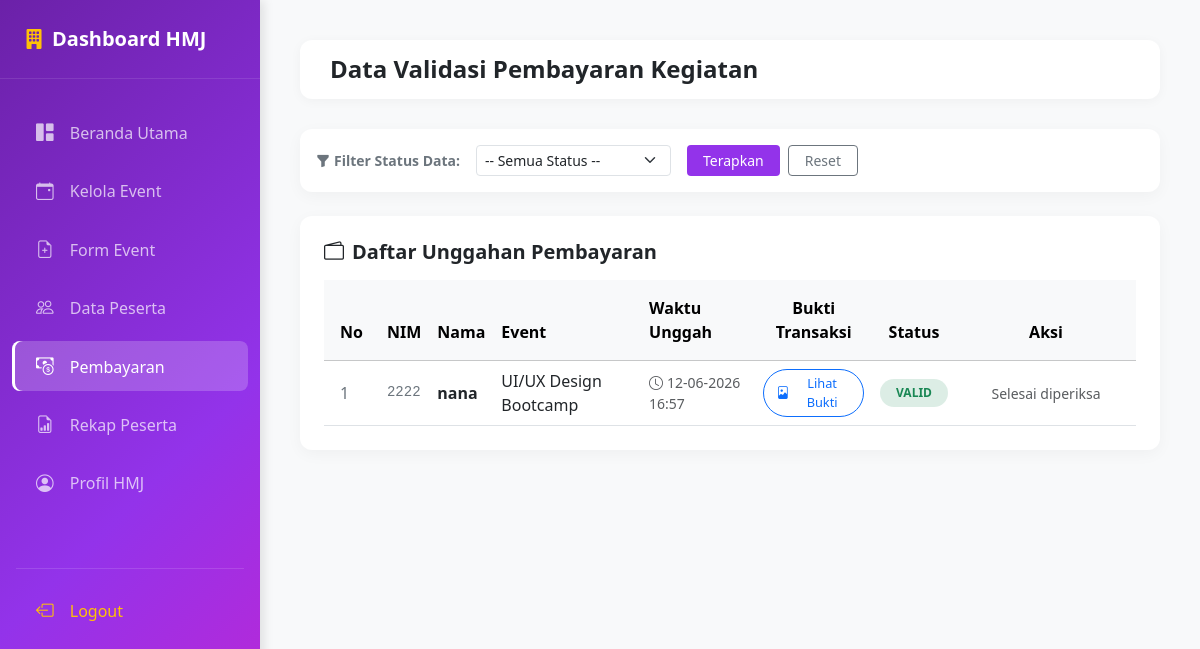
The page /hmj/pembayaran/index.php (signed in) on the database its author committed.
### tables this page shows
CREATE TABLE `pembayaran` (
  `id_pembayaran` int(11) NOT NULL,
  `id_pendaftaran` int(11) NOT NULL,
  `bukti_bayar` varchar(255) DEFAULT NULL,
  `status` enum('Menunggu','Valid','Ditolak') DEFAULT 'Menunggu',
  `tanggal_upload` timestamp NOT NULL DEFAULT current_timestamp()
);

CREATE TABLE `mahasiswa` (
  `nim` varchar(20) NOT NULL,
  `id_user` int(11) NOT NULL,
  `angkatan` year(4) DEFAULT NULL,
  `kelas` varchar(10) DEFAULT NULL,
  `no_hp` varchar(20) DEFAULT NULL
);

CREATE TABLE `users` (
  `id_user` int(11) NOT NULL,
  `nama` varchar(100) NOT NULL,
  `email` varchar(100) NOT NULL,
  `password` varchar(255) DEFAULT NULL,
  `foto` varchar(255) DEFAULT NULL,
  `role` enum('SEMA','HMJ','MAHASISWA') NOT NULL,
  `id_prodi` int(11) DEFAULT NULL
);

CREATE TABLE `event` (
  `id_event` int(11) NOT NULL,
  `id_hmj` int(11) NOT NULL,
  `id_prodi` int(11) DEFAULT NULL,
  `nama_event` varchar(200) NOT NULL,
  `kategori` enum('Lomba','Seminar','Open Recruitment','Workshop','Lainnya') DEFAULT 'Lainnya',
  `deskripsi` text DEFAULT NULL,
  `lokasi` varchar(200) DEFAULT NULL,
  `tanggal_event` date NOT NULL,
  `kuota` int(11) NOT NULL,
  `biaya` decimal(10,2) DEFAULT 0.00,
  `poster` varchar(255) DEFAULT NULL,
  `link_grup` varchar(255) DEFAULT NULL,
  `informasi_peserta` text DEFAULT NULL,
  `status` enum('Process','Disetujui','Ditolak') DEFAULT 'Process'
);

### hmj/pembayaran/index.php (the view, shortened to what this page needs)
<?php
include "../../config/koneksi.php";
$id_hmj = $_SESSION['id_user'];
$where_status  = '';
$query = mysqli_query($conn, "
    SELECT
        pembayaran.id_pembayaran,
        pembayaran.bukti_bayar,
        pembayaran.status,
        pembayaran.tanggal_upload,
        users.nama,
        mahasiswa.nim,
        event.nama_event,
        pendaftaran.id_pendaftaran
    FROM pembayaran
    JOIN pendaftaran
    ON pembayaran.id_pendaftaran = pendaftaran.id_pendaftaran
    JOIN mahasiswa
    ON pendaftaran.nim = mahasiswa.nim
    JOIN users
    ON mahasiswa.id_user = users.id_user
    JOIN event
    ON pendaftaran.id_event = event.id_event
    WHERE event.id_hmj = '$id_hmj'
    $where_status
    ORDER BY pembayaran.tanggal_upload DESC
");
?>
<!DOCTYPE html>
<html lang="id">
<head>
    <link href="https://cdn.jsdelivr.net/npm/bootstrap@5.3.2/dist/css/bootstrap.min.css" rel="stylesheet">
    <link rel="stylesheet" href="https://cdn.jsdelivr.net/npm/bootstrap-icons@1.11.2/font/bootstrap-icons.min.css">
</head>
<body>
<?php include "../sidebar.php"; ?>
            <?php include "../sidebar.php"; ?>
    <div class="main-content">
        <div class="top-navbar d-flex justify-content-between align-items-center flex-wrap gap-3">
            <div class="d-flex align-items-center">
                <h4 class="mb-0 fw-bold text-dark">Data Validasi Pembayaran Kegiatan</h4>
            </div>
        </div>
        <div class="card card-custom p-3 mb-4">
            <form method="GET" action="index.php" class="row g-3 align-items-center">
                <div class="col-12 col-sm-auto">
                    <label class="text-secondary small fw-bold d-flex align-items-center gap-1">
                        <i class="bi bi-funnel-fill text-purple"></i> Filter Status Data:
                    </label>
                </div>
                <div class="col-12 col-sm-4 col-md-3">
                    <select name="status" class="form-select form-select-sm">
                        <option value="">-- Semua Status --</option>
                    </select>
                </div>
                <div class="col-12 col-sm-auto d-flex gap-2">
                    <button type="submit" class="btn btn-sm btn-primary px-3 fw-medium" style="background-color: var(--theme-purple); border:none;">
                        Terapkan
                    </button>
                    <a href="index.php" class="btn btn-sm btn-outline-secondary px-3">
                        Reset
                    </a>
                </div>
            </form>
        </div>
        <div class="card card-custom p-4">
            <h5 class="fw-bold text-dark mb-3">
                <i class="bi bi-wallet2 text-purple me-2"></i>Daftar Unggahan Pembayaran
            </h5>
            <div class="table-responsive">
                <table class="table table-hover align-middle mb-0">
                    <thead class="table-light">
                        <tr>
                            <th class="py-3 px-3" style="width: 50px;">No</th>
                            <th class="py-3">NIM</th>
                            <th class="py-3">Nama</th>
                            <th class="py-3">Event</th>
                            <th class="py-3">Waktu Unggah</th>
                            <th class="py-3 text-center">Bukti Transaksi</th>
                            <th class="py-3 text-center">Status</th>
                            <th class="py-3 text-center" style="width: 180px;">Aksi</th>
                        </tr>
                    </thead>
                    <tbody>
                        <?php $no = 1; while ($data = mysqli_fetch_assoc($query)) {
                            $status_clean = htmlspecialchars($data['status']);
                            $badge_class = 'badge-menunggu';
                            if ($status_clean == 'Valid') { $badge_class = 'badge-valid'; }
                            elseif ($status_clean == 'Ditolak') { $badge_class = 'badge-ditolak'; }
                        ?>
                        <tr>
                            <td class="px-3 text-secondary fw-medium"><?= $no++; ?></td>
                            <td class="font-monospace small text-secondary"><?= htmlspecialchars($data['nim']); ?></td>
                            <td class="fw-semibold text-dark"><?= htmlspecialchars($data['nama']); ?></td>
                            <td class="text-dark fw-medium"><?= htmlspecialchars($data['nama_event']); ?></td>
                            <td class="text-muted small">
                                <i class="bi bi-clock me-1"></i><?= date('d-m-Y H:i', strtotime($data['tanggal_upload'])); ?>
                            </td>
                            <td class="text-center">
                                <?php if (!empty($data['bukti_bayar'])) { ?>
                                    <a href="../../uploads/<?= htmlspecialchars($data['bukti_bayar']); ?>"
                                       class="btn btn-xs btn-outline-primary py-1 px-2.5 d-inline-flex align-items-center gap-1 text-xs rounded-pill"
                                       target="_blank" style="font-size: 0.8rem;">
                                        <i class="bi bi-file-image"></i> Lihat Bukti
                                    </a>
                                <?php } else { ?>
                                    <span class="text-muted small"><i>-</i></span>
                                <?php } ?>
                            </td>
                            <td class="text-center">
                                <span class="badge <?= $badge_class; ?> px-3 py-2 rounded-pill text-uppercase" style="font-size: 0.75rem; font-weight: 700;">
                                    <?= $status_clean; ?>
                                </span>
                            </td>
                            <td class="text-center">
                                <?php if ($data['status'] == 'Menunggu') { ?>
                                    <div class="d-inline-flex gap-1">
                                        <a href="index.php?validasi=<?= $data['id_pembayaran']; ?>"
                                           onclick="return confirm('Apakah Anda yakin ingin memvalidasi pembayaran ini?')"
                                           class="btn btn-sm btn-success d-flex align-items-center gap-1">
                                            <i class="bi bi-check-lg"></i> Valid
                                        </a>
                                        <a href="index.php?tolak=<?= $data['id_pembayaran']; ?>"
                                           onclick="return confirm('Apakah Anda yakin ingin menolak berkas pembayaran ini?')"
                                           class="btn btn-sm btn-outline-danger d-flex align-items-center gap-1">
                                            <i class="bi bi-x"></i> Tolak
                                        </a>
                                    </div>
                                <?php } else { ?>
                                    <span class="text-muted small">Selesai diperiksa</span>
                                <?php } ?>
                            </td>
                        </tr>
                        <?php } ?>
                    </tbody>
                </table>
            </div>
        </div>
    </div>
</body>
</html>

### hmj/pembayaran/index.php (style rules this page uses)
@media (min-width: 992px) { .main-content { margin-left: 260px; padding: 40px; } }

### hmj/sidebar.php (style rules this page uses)
:root { --theme-purple: #9333ea; --theme-blue: #0d6efd; --theme-pink: #c026d3; --sidebar-gradient: linear-gradient(135deg, #6b21a8 0%, #9333ea 60%, #c026d3 100%); }
* { box-sizing: border-box; }
body { background-color: #f8f9fa; font-family: 'Segoe UI', Tahoma, Geneva, Verdana, sans-serif; overflow-x: hidden; margin: 0; }
.main-content { margin-left: 260px; padding: 40px; }
.top-navbar { background: #fff; padding: 15px 30px; border-radius: 12px; box-shadow: 0 2px 12px rgba(0,0,0,0.04); margin-bottom: 30px; }
.card-custom { border: none; border-radius: 12px; box-shadow: 0 4px 16px rgba(0,0,0,0.04); background: #fff; }
.badge-valid { background-color: rgba(25,135,84,0.15); color: #198754; }

### rows shown on the page
pembayaran: mahasiswa.nim "2222", users.nama "nana", event.nama_event "UI/UX Design Bootcamp", tanggal_upload "12-06-2026 16:57", status "VALID", shows "Selesai diperiksa"
